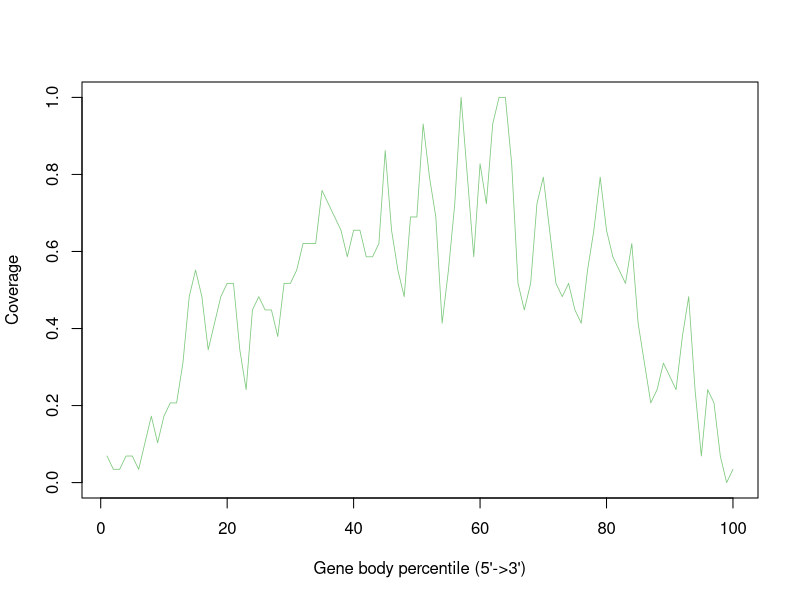

This figure's R source:
GSM4486043_Aligned.sortedByCoord_sorted.out <- c(0.06896551724137931,0.034482758620689655,0.034482758620689655,0.06896551724137931,0.06896551724137931,0.034482758620689655,0.10344827586206896,0.1724137931034483,0.10344827586206896,0.1724137931034483,0.20689655172413793,0.20689655172413793,0.3103448275862069,0.4827586206896552,0.5517241379310345,0.4827586206896552,0.3448275862068966,0.41379310344827586,0.4827586206896552,0.5172413793103449,0.5172413793103449,0.3448275862068966,0.2413793103448276,0.4482758620689655,0.4827586206896552,0.4482758620689655,0.4482758620689655,0.3793103448275862,0.5172413793103449,0.5172413793103449,0.5517241379310345,0.6206896551724138,0.6206896551724138,0.6206896551724138,0.7586206896551724,0.7241379310344828,0.6896551724137931,0.6551724137931034,0.5862068965517241,0.6551724137931034,0.6551724137931034,0.5862068965517241,0.5862068965517241,0.6206896551724138,0.8620689655172413,0.6551724137931034,0.5517241379310345,0.4827586206896552,0.6896551724137931,0.6896551724137931,0.9310344827586207,0.7931034482758621,0.6896551724137931,0.41379310344827586,0.5517241379310345,0.7241379310344828,1.0,0.7931034482758621,0.5862068965517241,0.8275862068965517,0.7241379310344828,0.9310344827586207,1.0,1.0,0.8275862068965517,0.5172413793103449,0.4482758620689655,0.5172413793103449,0.7241379310344828,0.7931034482758621,0.6551724137931034,0.5172413793103449,0.4827586206896552,0.5172413793103449,0.4482758620689655,0.41379310344827586,0.5517241379310345,0.6551724137931034,0.7931034482758621,0.6551724137931034,0.5862068965517241,0.5517241379310345,0.5172413793103449,0.6206896551724138,0.41379310344827586,0.3103448275862069,0.20689655172413793,0.2413793103448276,0.3103448275862069,0.27586206896551724,0.2413793103448276,0.3793103448275862,0.4827586206896552,0.2413793103448276,0.06896551724137931,0.2413793103448276,0.20689655172413793,0.06896551724137931,0.0,0.034482758620689655)


pdf("GSM4486043.geneBodyCoverage.curves.pdf")
x=1:100
icolor = colorRampPalette(c("#7fc97f","#beaed4","#fdc086","#ffff99","#386cb0","#f0027f"))(1)
plot(x,GSM4486043_Aligned.sortedByCoord_sorted.out,type='l',xlab="Gene body percentile (5'->3')", ylab="Coverage",lwd=0.8,col=icolor[1])
dev.off()
